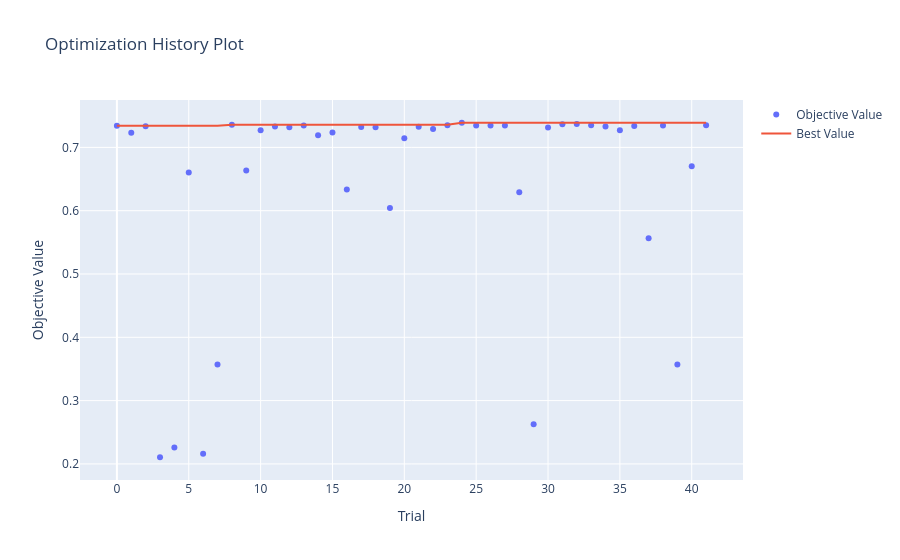
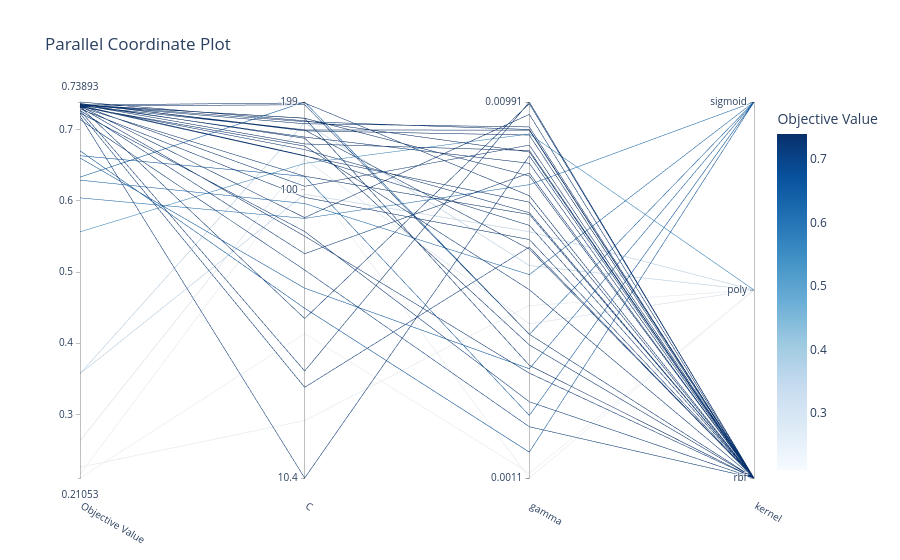
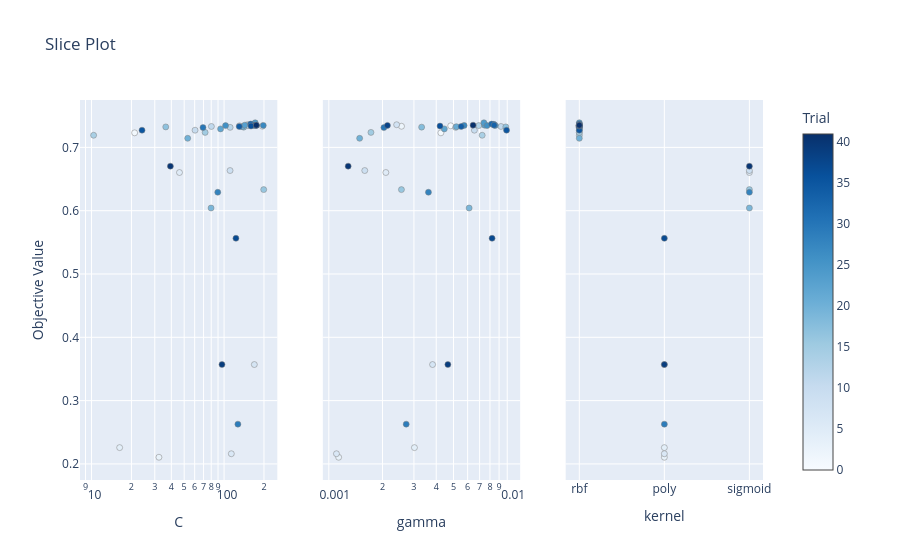
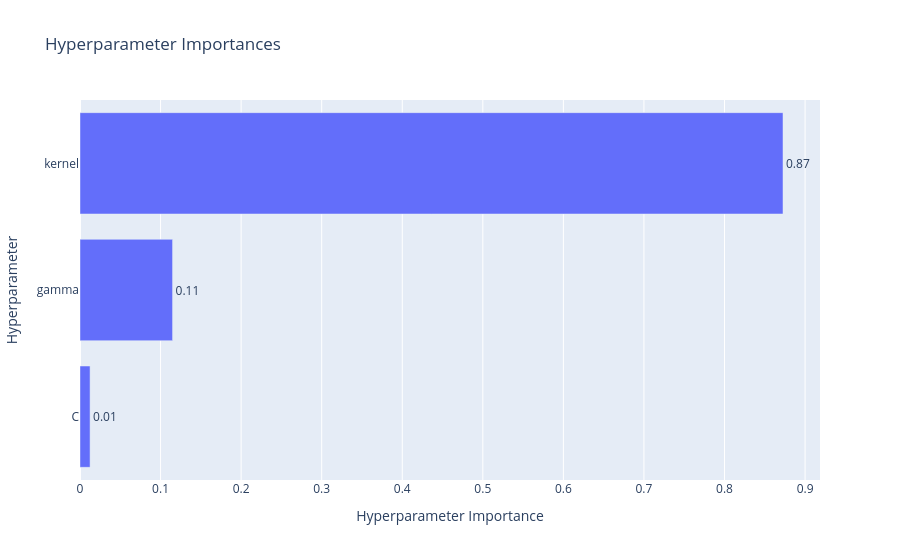

The code cell stored with these charts, in order, in its notebook:
### Code cell
import optuna.visualization as vis
import pandas as pd
import plotly.express as px
import numpy as np
import matplotlib.pyplot as plt

# ===============================
# Get trials as DataFrame
# ===============================
df_trials = study.trials_dataframe(attrs=("number", "value", "params", "duration"))

# Convert params to float
df_trials["params_C"] = df_trials["params_C"].astype(float)
df_trials["params_gamma"] = df_trials["params_gamma"].astype(float)

# Add log scale columns
df_trials["log_C"] = np.log10(df_trials["params_C"])
df_trials["log_gamma"] = np.log10(df_trials["params_gamma"])

# ===============================
# Filter Top Trials (Top 20%)
# ===============================
threshold = df_trials["value"].quantile(0.8)
df_top = df_trials[df_trials["value"] >= threshold]

# ===============================
# Built-in Optuna Visualizations
# ===============================
vis.plot_optimization_history(study).show()
vis.plot_parallel_coordinate(study).show()
vis.plot_slice(study).show()
vis.plot_param_importances(study).show()
vis.plot_timeline(study).show()
vis.plot_contour(study).show()

# ===============================
# Custom: C vs Accuracy (log scale)
# ===============================
fig = px.scatter(
    df_top,
    x="log_C",
    y="value",
    color="params_kernel",
    title="Log(C) vs Accuracy (Top 20% Trials)",
    labels={"log_C": "log10(C)", "value": "Accuracy"},
)
fig.show()

# ===============================
# Custom: Gamma vs Accuracy (log scale)
# ===============================
fig = px.scatter(
    df_top,
    x="log_gamma",
    y="value",
    color="params_kernel",
    title="Log(Gamma) vs Accuracy (Top 20% Trials)",
    labels={"log_gamma": "log10(Gamma)", "value": "Accuracy"},
)
fig.show()

# ===============================
# Optional: Parallel Categories Plot
# ===============================
import plotly.express as px

fig = px.parallel_categories(
    df_top,
    dimensions=["params_kernel", "params_C", "params_gamma"],
    color="value",
    color_continuous_scale=px.colors.sequential.Viridis,
    labels={
        "params_kernel": "Kernel",
        "params_C": "C",
        "params_gamma": "Gamma",
        "value": "Accuracy"
    },
    title="Parallel Categories (Top 20% Trials)"
)
fig.show()

### Figure 1 — Plotly figure (JSON) as saved in the notebook; plotly's stock layout.template omitted (floating-point values rounded to 4 significant figures)
{"data": [{"mode": "markers", "name": "Objective Value", "type": "scatter", "x": [0, 1, 2, 3, 4, 5, 6, 7, 8, 9, 10, 11, 12, 13, 14, 15, 16, 17, 18, 19, 20, 21, 22, 23, 24, 25, 26, 27, 28, 29, 30, 31, 32, 33, 34, 35, 36, 37, 38, 39, 40, 41], "y": [0.7341, 0.723, 0.7334, 0.2105, 0.2258, 0.6603, 0.2161, 0.357, 0.7358, 0.6634, 0.7272, 0.733, 0.7317, 0.7344, 0.7192, 0.7237, 0.6333, 0.7323, 0.732, 0.6042, 0.7143, 0.7327, 0.7292, 0.7351, 0.7389, 0.7348, 0.7344, 0.7348, 0.6292, 0.2628, 0.7313, 0.7365, 0.7369, 0.7351, 0.733, 0.7272, 0.7337, 0.5564, 0.7348, 0.357, 0.6704, 0.7351]}, {"mode": "lines", "name": "Best Value", "type": "scatter", "x": [0, 1, 2, 3, 4, 5, 6, 7, 8, 9, 10, 11, 12, 13, 14, 15, 16, 17, 18, 19, 20, 21, 22, 23, 24, 25, 26, 27, 28, 29, 30, 31, 32, 33, 34, 35, 36, 37, 38, 39, 40, 41], "y": [0.7341, 0.7341, 0.7341, 0.7341, 0.7341, 0.7341, 0.7341, 0.7341, 0.7358, 0.7358, 0.7358, 0.7358, 0.7358, 0.7358, 0.7358, 0.7358, 0.7358, 0.7358, 0.7358, 0.7358, 0.7358, 0.7358, 0.7358, 0.7358, 0.7389, 0.7389, 0.7389, 0.7389, 0.7389, 0.7389, 0.7389, 0.7389, 0.7389, 0.7389, 0.7389, 0.7389, 0.7389, 0.7389, 0.7389, 0.7389, 0.7389, 0.7389]}, {"marker": {"color": "#cccccc"}, "mode": "markers", "name": "Infeasible Trial", "showlegend": false, "type": "scatter", "x": [], "y": []}], "layout": {"autosize": true, "title": {"text": "Optimization History Plot"}, "xaxis": {"autorange": true, "range": [-2.504, 43.5], "title": {"text": "Trial"}, "type": "linear"}, "yaxis": {"autorange": true, "range": [0.1669, 0.7825], "title": {"text": "Objective Value"}, "type": "linear"}}}

### Figure 2 — Plotly figure (JSON) as saved in the notebook; plotly's stock layout.template omitted (floating-point values rounded to 4 significant figures)
{"data": [{"dimensions": [{"label": "Objective Value", "range": [0.2105, 0.7389], "values": [0.7341, 0.723, 0.7334, 0.2105, 0.2258, 0.6603, 0.2161, 0.357, 0.7358, 0.6634, 0.7272, 0.733, 0.7317, 0.7344, 0.7192, 0.7237, 0.6333, 0.7323, 0.732, 0.6042, 0.7143, 0.7327, 0.7292, 0.7351, 0.7389, 0.7348, 0.7344, 0.7348, 0.6292, 0.2628, 0.7313, 0.7365, 0.7369, 0.7351, 0.733, 0.7272, 0.7337, 0.5564, 0.7348, 0.357, 0.6704, 0.7351]}, {"label": "C", "range": [1.016, 2.299], "ticktext": ["10.4", "100", "199"], "tickvals": [1.016, 2, 2.299], "values": [2.116, 1.325, 2.29, 1.508, 1.212, 1.664, 2.055, 2.228, 2.175, 2.045, 1.781, 1.904, 2.046, 2.179, 1.016, 1.857, 2.299, 1.56, 2.148, 1.902, 1.725, 2.136, 1.973, 2.156, 2.235, 2.225, 2.011, 2.296, 1.952, 2.104, 1.841, 2.204, 2.2, 2.232, 2.115, 1.381, 2.203, 2.089, 2.244, 1.984, 1.595, 2.243]}, {"label": "gamma", "range": [-2.957, -2.004], "ticktext": ["0.0011", "0.00991"], "tickvals": [-2.957, -2.004], "values": [-2.317, -2.372, -2.593, -2.945, -2.52, -2.68, -2.957, -2.418, -2.62, -2.798, -2.184, -2.035, -2.289, -2.159, -2.14, -2.764, -2.593, -2.008, -2.48, -2.213, -2.827, -2.285, -2.353, -2.127, -2.131, -2.067, -2.113, -2.242, -2.442, -2.566, -2.691, -2.075, -2.088, -2.074, -2.258, -2.004, -2.377, -2.085, -2.671, -2.333, -2.891, -2.191]}, {"label": "kernel", "range": [0, 2], "ticktext": ["rbf", "poly", "sigmoid"], "tickvals": [0, 1, 2], "values": [0, 0, 0, 1, 1, 2, 1, 1, 0, 2, 0, 0, 0, 0, 0, 0, 2, 0, 0, 2, 0, 0, 0, 0, 0, 0, 0, 0, 2, 1, 0, 0, 0, 0, 0, 0, 0, 1, 0, 1, 2, 0]}], "labelangle": 30, "labelside": "bottom", "line": {"color": [0.7341, 0.723, 0.7334, 0.2105, 0.2258, 0.6603, 0.2161, 0.357, 0.7358, 0.6634, 0.7272, 0.733, 0.7317, 0.7344, 0.7192, 0.7237, 0.6333, 0.7323, 0.732, 0.6042, 0.7143, 0.7327, 0.7292, 0.7351, 0.7389, 0.7348, 0.7344, 0.7348, 0.6292, 0.2628, 0.7313, 0.7365, 0.7369, 0.7351, 0.733, 0.7272, 0.7337, 0.5564, 0.7348, 0.357, 0.6704, 0.7351], "colorbar": {"title": {"text": "Objective Value"}}, "colorscale": [[0, "rgb(247,251,255)"], [0.125, "rgb(222,235,247)"], [0.25, "rgb(198,219,239)"], [0.375, "rgb(158,202,225)"], [0.5, "rgb(107,174,214)"], [0.625, "rgb(66,146,198)"], [0.75, "rgb(33,113,181)"], [0.875, "rgb(8,81,156)"], [1, "rgb(8,48,107)"]], "reversescale": false, "showscale": true}, "type": "parcoords"}], "layout": {"autosize": true, "title": {"text": "Parallel Coordinate Plot"}}}

### Figure 3 — Plotly figure (JSON) as saved in the notebook; plotly's stock layout.template omitted (floating-point values rounded to 4 significant figures)
{"data": [{"marker": {"color": [0, 1, 2, 3, 4, 5, 6, 7, 8, 9, 10, 11, 12, 13, 14, 15, 16, 17, 18, 19, 20, 21, 22, 23, 24, 25, 26, 27, 28, 29, 30, 31, 32, 33, 34, 35, 36, 37, 38, 39, 40, 41], "colorbar": {"title": {"text": "Trial"}, "x": 1, "xpad": 40, "y": 0.5}, "colorscale": [[0, "rgb(247,251,255)"], [0.125, "rgb(222,235,247)"], [0.25, "rgb(198,219,239)"], [0.375, "rgb(158,202,225)"], [0.5, "rgb(107,174,214)"], [0.625, "rgb(66,146,198)"], [0.75, "rgb(33,113,181)"], [0.875, "rgb(8,81,156)"], [1, "rgb(8,48,107)"]], "line": {"color": "Grey", "width": 0.5}, "showscale": true}, "mode": "markers", "name": "Feasible Trial", "showlegend": false, "type": "scatter", "x": [130.6, 21.14, 194.8, 32.24, 16.3, 46.08, 113.4, 169.1, 149.7, 110.9, 60.4, 80.2, 111.1, 151.1, 10.37, 71.93, 199.0, 36.3, 140.8, 79.74, 53.15, 136.9, 94.06, 143.1, 171.7, 167.8, 102.6, 197.6, 89.62, 127.1, 69.34, 159.8, 158.6, 170.6, 130.2, 24.04, 159.6, 122.9, 175.3, 96.4, 39.35, 175.1], "xaxis": "x", "y": [0.7341, 0.723, 0.7334, 0.2105, 0.2258, 0.6603, 0.2161, 0.357, 0.7358, 0.6634, 0.7272, 0.733, 0.7317, 0.7344, 0.7192, 0.7237, 0.6333, 0.7323, 0.732, 0.6042, 0.7143, 0.7327, 0.7292, 0.7351, 0.7389, 0.7348, 0.7344, 0.7348, 0.6292, 0.2628, 0.7313, 0.7365, 0.7369, 0.7351, 0.733, 0.7272, 0.7337, 0.5564, 0.7348, 0.357, 0.6704, 0.7351], "yaxis": "y"}, {"marker": {"color": [0, 1, 2, 3, 4, 5, 6, 7, 8, 9, 10, 11, 12, 13, 14, 15, 16, 17, 18, 19, 20, 21, 22, 23, 24, 25, 26, 27, 28, 29, 30, 31, 32, 33, 34, 35, 36, 37, 38, 39, 40, 41], "colorbar": {"title": {"text": "Trial"}, "x": 1, "xpad": 40}, "colorscale": [[0, "rgb(247,251,255)"], [0.125, "rgb(222,235,247)"], [0.25, "rgb(198,219,239)"], [0.375, "rgb(158,202,225)"], [0.5, "rgb(107,174,214)"], [0.625, "rgb(66,146,198)"], [0.75, "rgb(33,113,181)"], [0.875, "rgb(8,81,156)"], [1, "rgb(8,48,107)"]], "line": {"color": "Grey", "width": 0.5}, "showscale": false}, "mode": "markers", "name": "Feasible Trial", "showlegend": false, "type": "scatter", "x": [0.004822, 0.004248, 0.002555, 0.001135, 0.003019, 0.002089, 0.001104, 0.003815, 0.0024, 0.001591, 0.006546, 0.009221, 0.00514, 0.00693, 0.007237, 0.001722, 0.002553, 0.009813, 0.003313, 0.006117, 0.001489, 0.005193, 0.00444, 0.007465, 0.007403, 0.008569, 0.007705, 0.005734, 0.003617, 0.002715, 0.002036, 0.008408, 0.008171, 0.008441, 0.005523, 0.009909, 0.0042, 0.008224, 0.002131, 0.004648, 0.001284, 0.006435], "xaxis": "x2", "y": [0.7341, 0.723, 0.7334, 0.2105, 0.2258, 0.6603, 0.2161, 0.357, 0.7358, 0.6634, 0.7272, 0.733, 0.7317, 0.7344, 0.7192, 0.7237, 0.6333, 0.7323, 0.732, 0.6042, 0.7143, 0.7327, 0.7292, 0.7351, 0.7389, 0.7348, 0.7344, 0.7348, 0.6292, 0.2628, 0.7313, 0.7365, 0.7369, 0.7351, 0.733, 0.7272, 0.7337, 0.5564, 0.7348, 0.357, 0.6704, 0.7351], "yaxis": "y2"}, {"marker": {"color": [0, 1, 2, 3, 4, 5, 6, 7, 8, 9, 10, 11, 12, 13, 14, 15, 16, 17, 18, 19, 20, 21, 22, 23, 24, 25, 26, 27, 28, 29, 30, 31, 32, 33, 34, 35, 36, 37, 38, 39, 40, 41], "colorbar": {"title": {"text": "Trial"}, "x": 1, "xpad": 40}, "colorscale": [[0, "rgb(247,251,255)"], [0.125, "rgb(222,235,247)"], [0.25, "rgb(198,219,239)"], [0.375, "rgb(158,202,225)"], [0.5, "rgb(107,174,214)"], [0.625, "rgb(66,146,198)"], [0.75, "rgb(33,113,181)"], [0.875, "rgb(8,81,156)"], [1, "rgb(8,48,107)"]], "line": {"color": "Grey", "width": 0.5}, "showscale": false}, "mode": "markers", "name": "Feasible Trial", "showlegend": false, "type": "scatter", "x": ["rbf", "rbf", "rbf", "poly", "poly", "sigmoid", "poly", "poly", "rbf", "sigmoid", "rbf", "rbf", "rbf", "rbf", "rbf", "rbf", "sigmoid", "rbf", "rbf", "sigmoid", "rbf", "rbf", "rbf", "rbf", "rbf", "rbf", "rbf", "rbf", "sigmoid", "poly", "rbf", "rbf", "rbf", "rbf", "rbf", "rbf", "rbf", "poly", "rbf", "poly", "sigmoid", "rbf"], "xaxis": "x3", "y": [0.7341, 0.723, 0.7334, 0.2105, 0.2258, 0.6603, 0.2161, 0.357, 0.7358, 0.6634, 0.7272, 0.733, 0.7317, 0.7344, 0.7192, 0.7237, 0.6333, 0.7323, 0.732, 0.6042, 0.7143, 0.7327, 0.7292, 0.7351, 0.7389, 0.7348, 0.7344, 0.7348, 0.6292, 0.2628, 0.7313, 0.7365, 0.7369, 0.7351, 0.733, 0.7272, 0.7337, 0.5564, 0.7348, 0.357, 0.6704, 0.7351], "yaxis": "y3"}], "layout": {"autosize": true, "title": {"text": "Slice Plot"}, "xaxis": {"anchor": "y", "autorange": true, "domain": [0, 0.2889], "range": [0.9199, 2.395], "title": {"text": "C"}, "type": "log"}, "xaxis2": {"anchor": "y2", "autorange": true, "domain": [0.3556, 0.6444], "range": [-3.028, -1.933], "title": {"text": "gamma"}, "type": "log"}, "xaxis3": {"anchor": "y3", "autorange": true, "categoryarray": ["rbf", "poly", "sigmoid"], "categoryorder": "array", "domain": [0.7111, 1], "range": [-0.1492, 2.149], "title": {"text": "kernel"}, "type": "category"}, "yaxis": {"anchor": "x", "autorange": true, "domain": [0, 1], "range": [0.1669, 0.7825], "title": {"text": "Objective Value"}, "type": "linear"}, "yaxis2": {"anchor": "x2", "autorange": true, "domain": [0, 1], "matches": "y", "range": [0.1669, 0.7825], "showticklabels": false, "type": "linear"}, "yaxis3": {"anchor": "x3", "autorange": true, "domain": [0, 1], "matches": "y", "range": [0.1669, 0.7825], "showticklabels": false, "type": "linear"}}}

### Figure 4 — Plotly figure (JSON) as saved in the notebook; plotly's stock layout.template omitted (floating-point values rounded to 4 significant figures)
{"data": [{"cliponaxis": false, "hovertemplate": ["C (FloatDistribution): 0.012497277304356659<extra></extra>", "gamma (FloatDistribution): 0.11490721337390677<extra></extra>", "kernel (CategoricalDistribution): 0.8725955093217366<extra></extra>"], "name": "Objective Value", "orientation": "h", "text": ["0.01", "0.11", "0.87"], "textposition": "outside", "type": "bar", "x": [0.0125, 0.1149, 0.8726], "y": ["C", "gamma", "kernel"]}], "layout": {"autosize": true, "title": {"text": "Hyperparameter Importances"}, "xaxis": {"autorange": true, "range": [0, 0.9185], "title": {"text": "Hyperparameter Importance"}, "type": "linear"}, "yaxis": {"autorange": true, "range": [-0.5, 2.5], "title": {"text": "Hyperparameter"}, "type": "category"}}}
